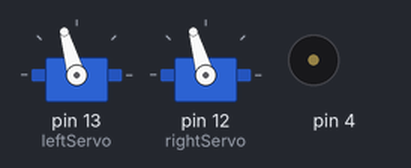
Recording of a sketch running on a simulated Arduino Uno, built with avr-gcc and run on an emulated ATmega328P. Parts: 2 × servo, buzzer (waves = sounding).

Above: at 1.05 s.
At 3.55 s:
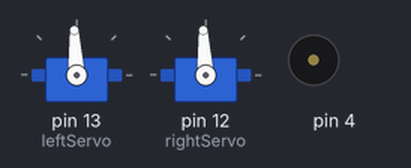
Timing chart, 0 to 4.0 s (numbered marks = the images above):
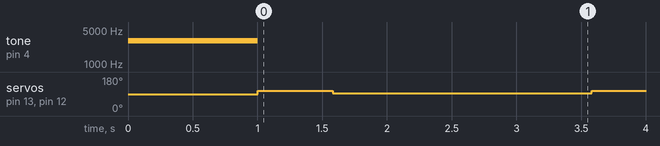

The sketch:

Forward_Left_Right_Backwards.ino
```cpp
#include <Servo.h>
Servo leftServo;
Servo rightServo;

void setup() {
  leftServo.attach(13);
  rightServo.attach(12);

  tone(4, 3000, 1000);
  delay(1000);


  //leftServo.detach();
  //rightServo.detach();
}

void loop() {

  //Full Speed Forward
  //leftServo.writeMicroseconds(1700);
  //rightServo.writeMicroseconds(1300);
  //delay(2000);

  //Left Turn
  //leftServo.writeMicroseconds(1300);
  //rightServo.writeMicroseconds(1300);
  //delay(580);

  //Right Turn
  leftServo.writeMicroseconds(1640);
  rightServo.writeMicroseconds(1640);
  delay(580);
  leftServo.writeMicroseconds(1500);
  rightServo.writeMicroseconds(1500);
  delay(2000);

  //Full Speed Backwards
  //leftServo.writeMicroseconds(1300);
  //rightServo.writeMicroseconds(1700);
  //delay(2000);
}
```

Measured:
- by itself, servo on pin 13 (leftServo), servo on pin 12 (rightServo): alternates 106° for 0.58 s and 93° for 2.0 s
